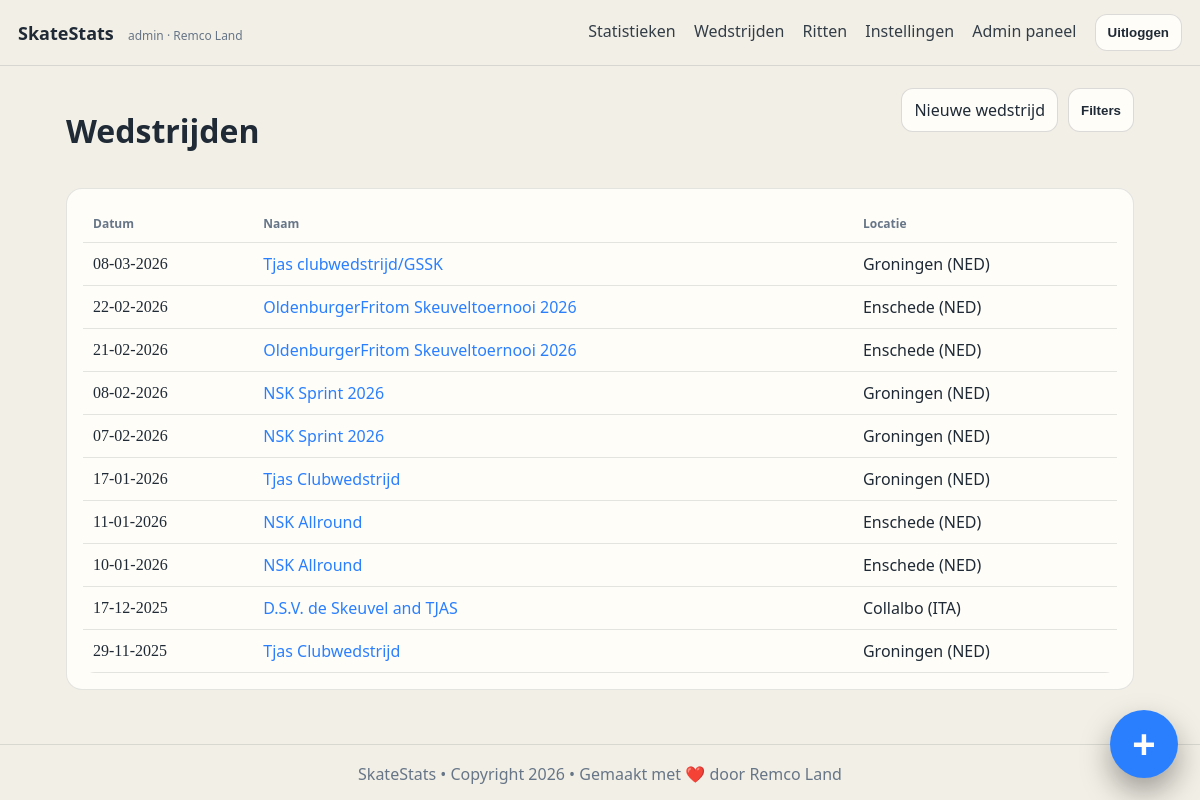
/competitions (signed in), run on the app's committed database.
### tables this page shows
CREATE TABLE user (
              id INTEGER PRIMARY KEY AUTOINCREMENT,
              username TEXT NOT NULL UNIQUE,
              password_hash TEXT NOT NULL,
              skater_id INTEGER NOT NULL UNIQUE,
              is_admin INTEGER NOT NULL DEFAULT 0,
              created_at TEXT NOT NULL,
              updated_at TEXT NOT NULL,
              last_login_at TEXT, theme_preference TEXT NOT NULL DEFAULT 'dark',
              FOREIGN KEY (skater_id) REFERENCES skater(id) ON DELETE RESTRICT
            );

CREATE TABLE skater (
              id INTEGER PRIMARY KEY AUTOINCREMENT,
              name TEXT NOT NULL UNIQUE
            );

CREATE TABLE competition (
              id INTEGER PRIMARY KEY AUTOINCREMENT,
              name TEXT NOT NULL,
              venue TEXT,
              competition_date TEXT NOT NULL, -- YYYY-MM-DD
              notes TEXT,
              created_at TEXT NOT NULL
            , owner_user_id INTEGER);

### app/main.py (the view)
@app.get("/competitions", response_class=HTMLResponse)
def competitions(
    request: Request,
    venue: str = "",
    date_from: str = "",
    date_to: str = "",
):
    current_user = require_user(request)
    filters = ["owner_user_id = ?"]
    params: list[object] = [int(current_user["id"])]
    selected_venue = venue.strip()
    selected_date_from = date_from.strip()
    selected_date_to = date_to.strip()
    if selected_venue:
        filters.append("LOWER(COALESCE(venue, '')) = ?")
        params.append(selected_venue.lower())
    error_message = ""
    try:
        if selected_date_from:
            filters.append("competition_date >= ?")
            params.append(parse_date_any(selected_date_from))
        if selected_date_to:
            filters.append("competition_date <= ?")
            params.append(parse_date_any(selected_date_to))
    except ValueError:
        error_message = "Ongeldige datumfilter."
        filters = ["owner_user_id = ?"]
        params = [int(current_user["id"])]
        if selected_venue:
            filters.append("LOWER(COALESCE(venue, '')) = ?")
            params.append(selected_venue.lower())
    where_sql = " AND ".join(filters)
    with db() as conn:
        comps = conn.execute(
            f"""
            SELECT id, name, venue, competition_date, notes
            FROM competition
            WHERE {where_sql}
            ORDER BY competition_date DESC, id DESC
            """,
            params,
        ).fetchall()
        venue_options = conn.execute(
            """
            SELECT DISTINCT venue
            FROM competition
            WHERE owner_user_id = ? AND venue IS NOT NULL AND TRIM(venue) != ''
            ORDER BY venue
            """,
            (int(current_user["id"]),),
        ).fetchall()
    return render(
        request,
        "competitions.html",
        comps=comps,
        venue_options=venue_options,
        selected_venue=selected_venue,
        selected_date_from=selected_date_from,
        selected_date_to=selected_date_to,
        error_message=error_message,
        filters_open=bool(error_message or selected_venue or selected_date_from or selected_date_to),
        fmt_date=fmt_date_ymd_to_dmy,
    )

### app/main.py (called while the page is built)
def fmt_date_ymd_to_dmy(ymd: str | None) -> str:
    if not ymd:
        return "-"
    try:
        d = datetime.strptime(ymd, "%Y-%m-%d")
        return d.strftime("%d-%m-%Y")
    except ValueError:
        return ymd

def db() -> sqlite3.Connection:
    conn = sqlite3.connect(DB_PATH)
    conn.execute("PRAGMA foreign_keys = ON")
    conn.row_factory = sqlite3.Row
    return conn

def get_user_by_id(conn: sqlite3.Connection, user_id: int) -> Optional[sqlite3.Row]:
    return conn.execute(
        """
        SELECT u.*, s.name AS skater_name
        FROM user u
        JOIN skater s ON s.id = u.skater_id
        WHERE u.id = ?
        """,
        (user_id,),
    ).fetchone()

def normalize_theme_preference(raw_value: str) -> str:
    value = (raw_value or "").strip().lower()
    if value == "light":
        return "light"
    if value == "system":
        return "system"
    return "dark"

def resolved_theme(theme_preference: str) -> str:
    return "dark" if normalize_theme_preference(theme_preference) == "system" else normalize_theme_preference(theme_preference)

def render(request: Request, template_name: str, **ctx) -> HTMLResponse:
    tpl = templates_env.get_template(template_name)
    current_user = getattr(request.state, "user", None)
    html = tpl.render(
        app_title=APP_TITLE,
        request=request,
        current_user=current_user,
        owner_name=current_user["skater_name"] if current_user else OWNER_NAME,
        theme_preference=normalize_theme_preference(current_user["theme_preference"]) if current_user else "dark",
        active_theme=resolved_theme(current_user["theme_preference"]) if current_user else "dark",
        **ctx,
    )
    return HTMLResponse(html)

def require_user(request: Request) -> sqlite3.Row:
    current_user = getattr(request.state, "user", None)
    if current_user is None:
        raise RuntimeError("missing authenticated user")
    return current_user

### app/templates/competitions.html (shortened to what this page needs)
{% extends "base.html" %}
{% block content %}
  <div class="row">
    <h1>Wedstrijden</h1>
    <div class="page-actions">
      <a class="btn" href="/competitions/new">Nieuwe wedstrijd</a>
      <button
        type="button"
        class="btn btn-secondary"
        id="competition-filters-toggle"
        aria-expanded="{% if filters_open %}true{% else %}false{% endif %}"
        aria-controls="competition-filters-panel"
      >
        Filters
      </button>
    </div>
  </div>
  <section class="card">
    {% if comps|length == 0 %}
      <p>Geen wedstrijden gevonden.</p>
    {% else %}
      <table>
        <thead>
          <tr><th>Datum</th><th>Naam</th><th>Locatie</th></tr>
        </thead>
        <tbody>
          {% for c in comps %}
            <tr>
              <td class="mono">{{ fmt_date(c.competition_date) }}</td>
              <td><a href="/competitions/{{ c.id }}">{{ c.name }}</a></td>
              <td>{{ c.venue or "-" }}</td>
            </tr>
          {% endfor %}
        </tbody>
      </table>
    {% endif %}
  </section>
{% endblock %}

### app/templates/base.html (shortened to what this page needs)
<!doctype html>
<html lang="nl" data-theme="{{ active_theme }}" data-theme-preference="{{ theme_preference }}">
  <head>
    <link rel="stylesheet" href="/static/style.css" />
  </head>
  <body data-theme="{{ active_theme }}" data-theme-preference="{{ theme_preference }}">
    <header class="topbar">
      <div class="brand">
        <a href="/">{{ app_title }}</a>
        {% if current_user %}
          <span class="tag">{{ current_user.username }} · {{ owner_name }}</span>
        {% else %}
          <span class="tag">login required</span>
        {% endif %}
      </div>
      {% if current_user %}
        <nav class="nav-desktop">
          <a href="/stats">Statistieken</a>
          <a href="/competitions">Wedstrijden</a>
          <a href="/races">Ritten</a>
          <a href="/account/settings">Instellingen</a>
          {% if current_user.is_admin == 1 %}
            <a href="/admin/users">Admin paneel</a>
          {% endif %}
          <form method="post" action="/logout" class="inline-form">
            <button type="submit" class="btn-secondary">Uitloggen</button>
          </form>
        </nav>
      {% endif %}
    </header>
    <main class="container">
      {% block content %}{% endblock %}
    </main>
    {% if current_user %}
      <div class="fab-menu" data-open="false">
        <button type="button" class="fab-toggle" aria-label="Snelle acties" aria-expanded="false">+</button>
      </div>
    {% endif %}
    <footer class="footer">
      <span>SkateStats • Copyright 2026 • Gemaakt met ❤️ door Remco Land</span>
    </footer>
  </body>
</html>

### data on the page
user: username "admin"
skater: name "Remco Land"
competition: competition_date "08-03-2026", name "Tjas clubwedstrijd/GSSK", venue "Groningen (NED)"
competition: competition_date "22-02-2026", name "OldenburgerFritom Skeuveltoernooi 2026", venue "Enschede (NED)"
competition: competition_date "21-02-2026", name "OldenburgerFritom Skeuveltoernooi 2026", venue "Enschede (NED)"
competition: competition_date "08-02-2026", name "NSK Sprint 2026", venue "Groningen (NED)"
competition: competition_date "07-02-2026", name "NSK Sprint 2026", venue "Groningen (NED)"
competition: competition_date "17-01-2026", name "Tjas Clubwedstrijd", venue "Groningen (NED)"
competition: competition_date "11-01-2026", name "NSK Allround", venue "Enschede (NED)"
competition: competition_date "10-01-2026", name "NSK Allround", venue "Enschede (NED)"
competition: competition_date "17-12-2025", name "D.S.V. de Skeuvel and TJAS", venue "Collalbo (ITA)"
competition: competition_date "29-11-2025", name "Tjas Clubwedstrijd", venue "Groningen (NED)"

### other printed values
{{ app_title }} "SkateStats"
